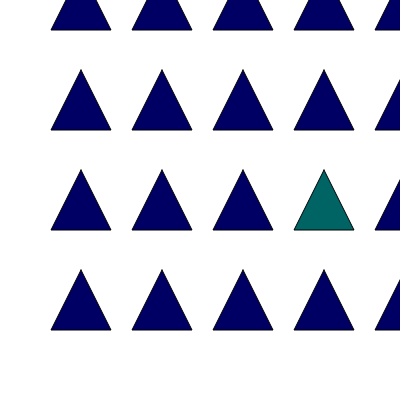
Frame 1 (no input)
Frame 60 (no input): identical to frame 1, image omitted
Frame 120 (the mouse pressed at the canvas centre since frame 60): identical to frame 1, image omitted

The p5.js sketch that drew this single still picture (run headless with seeded random() and noise() and a simulated clock; from frame 60 on, the mouse is pressed at the canvas centre):

// p5.js sketch
// ── sketch.js
function setup() {
  createCanvas(400, 400);
  let maxCol = 5, maxRow = 4, triangleSize = 60;
  let xSpacing = width / maxCol + 1;
  let ySpacing = height / maxRow;

  for (let x = 0; x < maxCol; x++) {
    for (let y = 0; y < maxRow; y++) {
      fill((x === 3 && y === 2) ? color(0, 100, 100) : color(0, 0, 100));
      beginShape();
      vertex((x + 1) * xSpacing, y * ySpacing - triangleSize / 2);
      vertex((x + 1) * xSpacing - triangleSize / 2, y * ySpacing + triangleSize / 2);
      vertex((x + 1) * xSpacing + triangleSize / 2, y * ySpacing + triangleSize / 2);
      endShape(CLOSE);
    }
  }
}

function draw() {
  // Static grid—no animation
}
